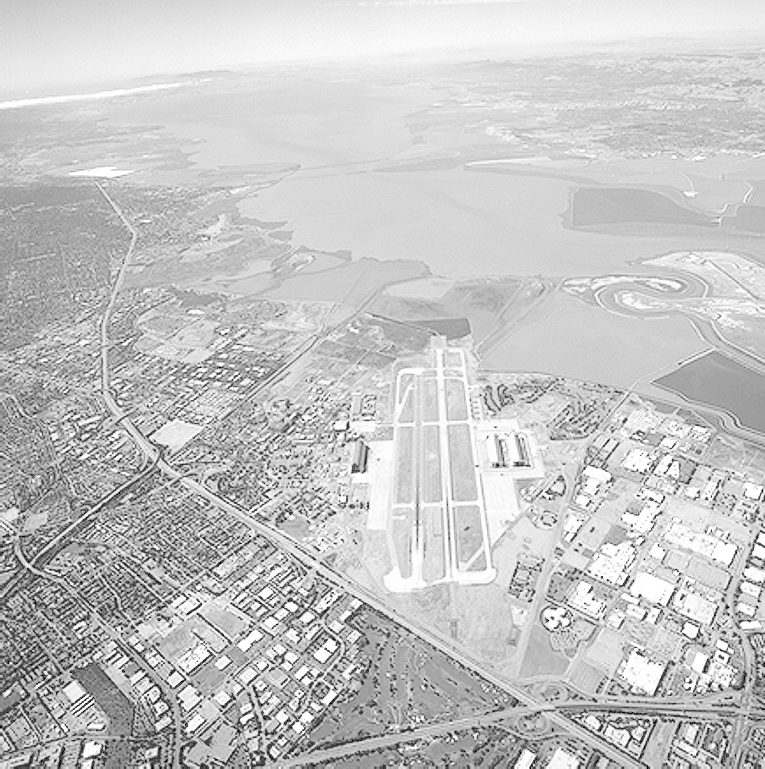
#> input picture IT5437---Computer-Vision/Q1/runway.png, 765 x 769 px, given in place of runway.jpg, which was not available
$ python Q5.py
#> lines starting #> are read from the running program, lines starting #| are printed output that depends on the picture; pictures that were not available may be replaced by others from this repository, and a replacement may not be noted
import cv2 as cv
import numpy as np
import matplotlib.pyplot as plt
from mpl_toolkits.mplot3d import Axes3D   # noqa: F401 (needed for 3D projection)


# Helper: build a normalized 2-D Gaussian kernel of any size

def gaussian_kernel(size: int, sigma: float) -> np.ndarray:
    """
    Create a normalized (size x size) Gaussian kernel.
    'size' should be odd so there is a clear centre pixel.
    """
    half = size // 2
    # coordinate grid  e.g. for size=5: [-2,-1,0,1,2]
    ax = np.arange(-half, half + 1, dtype=np.float64)
    xx, yy = np.meshgrid(ax, ax)          # 2-D coordinate grids

    kernel = np.exp(-(xx**2 + yy**2) / (2 * sigma**2))
    kernel /= kernel.sum()                # normalize so values sum to 1
    return kernel


# Part (a) – 5×5 kernel for σ = 2

SIGMA = 2
k5 = gaussian_kernel(5, SIGMA)
print("5×5 Gaussian kernel (σ=2):")
np.set_printoptions(precision=4, suppress=True)
print(k5)
print(f"Sum of kernel = {k5.sum():.6f}  (should be 1.0)")


# Part (b) – Visualize 51×51 kernel as a 3-D surface

k51 = gaussian_kernel(51, SIGMA)

half51 = 25
ax_vals = np.arange(-half51, half51 + 1)
X, Y   = np.meshgrid(ax_vals, ax_vals)

fig3d = plt.figure(figsize=(8, 6))
ax3d  = fig3d.add_subplot(111, projection='3d')
ax3d.plot_surface(X, Y, k51, cmap='viridis', edgecolor='none', alpha=0.9)
ax3d.set_title(f'51×51 Gaussian Kernel  (σ={SIGMA})', fontsize=12)
ax3d.set_xlabel('x'); ax3d.set_ylabel('y'); ax3d.set_zlabel('Amplitude')
plt.tight_layout()
plt.savefig('q5_kernel_3d.png', dpi=150)
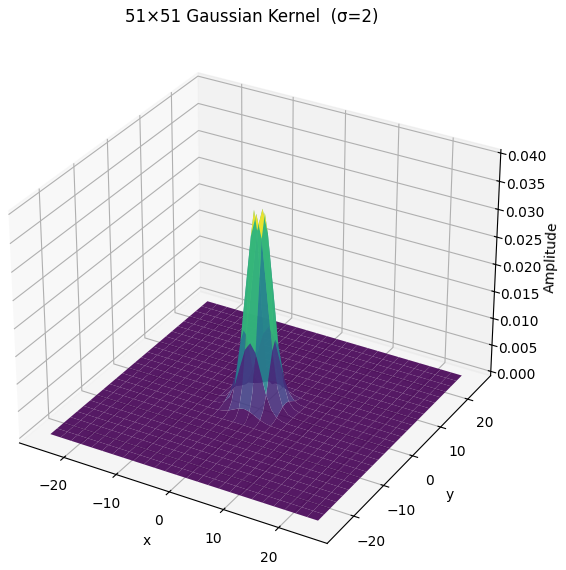
#> figure drawn by matplotlib, 1 panel
plt.show()


# Part (c) & (d) – Apply smoothing: manual kernel vs cv.GaussianBlur

img = cv.imread('runway.jpg', cv.IMREAD_GRAYSCALE)
#> img is the input picture: shape (769, 765); min 0, max 255, mean 197.1
assert img is not None, "Image not found."

# (c) Manual convolution using the 5×5 kernel we built
#     cv.filter2D applies a custom kernel — same as manual convolution
k5_f32 = k5.astype(np.float32)
manual_blur = cv.filter2D(img, -1, k5_f32)   # -1 = same depth as source
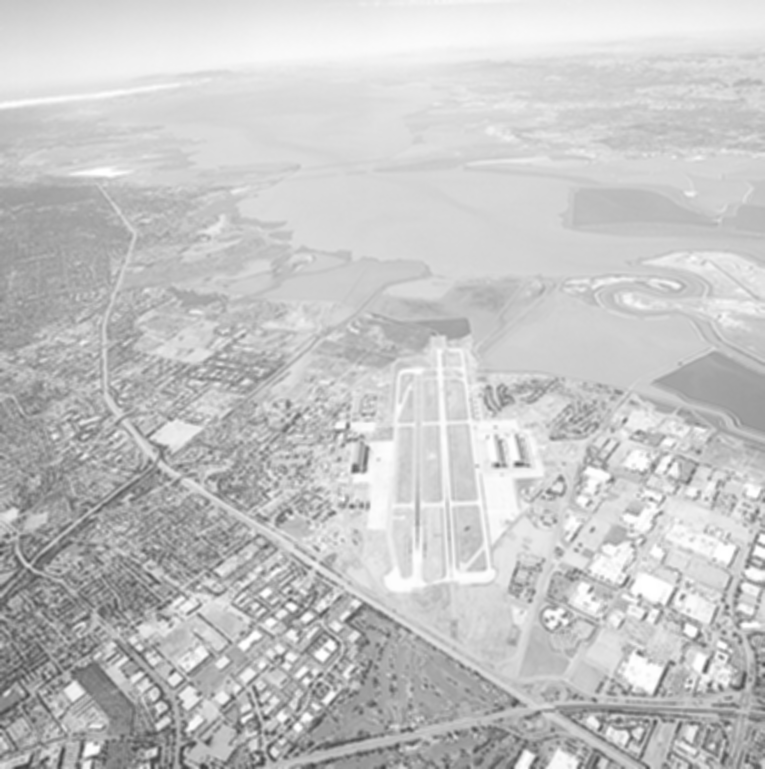
#> manual_blur: shape (769, 765); min 63, max 255, mean 197.1

# (d) OpenCV built-in GaussianBlur
#     ksize must be odd; sigmaX=sigmaY=SIGMA
cv_blur = cv.GaussianBlur(img, (5, 5), sigmaX=SIGMA, sigmaY=SIGMA)

# Difference between the two
diff = cv.absdiff(manual_blur, cv_blur)
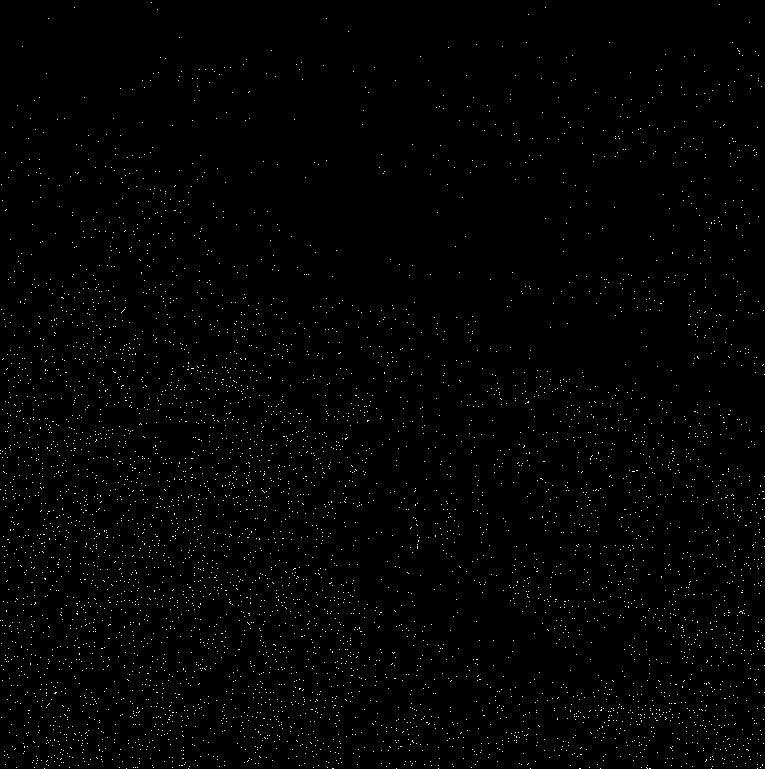
#> diff: shape (769, 765); values 0 (black) and 1 (white), 0.97% white in thin lines or dots

# Plot results
fig, axes = plt.subplots(1, 4, figsize=(18, 5))

for ax, im, title in zip(axes,
    [img, manual_blur, cv_blur, diff],
    ['Original',
     'Manual Gaussian (5×5, σ=2)',
     'cv.GaussianBlur (5×5, σ=2)',
     f'|Manual − OpenCV|\nmax diff = {diff.max()}']):
    ax.imshow(im, cmap='gray', vmin=0, vmax=255)
    ax.set_title(title, fontsize=10)
    ax.axis('off')
#> this loop made 4 passes
#> title on passes 1 to 3: 'Original', 'Manual Gaussian (5×5, σ=2)', 'cv.GaussianBlur (5×5, σ=2)'

plt.suptitle("Q5: Gaussian Smoothing", fontsize=13)
plt.tight_layout()
plt.savefig('q5_results.png', dpi=150)
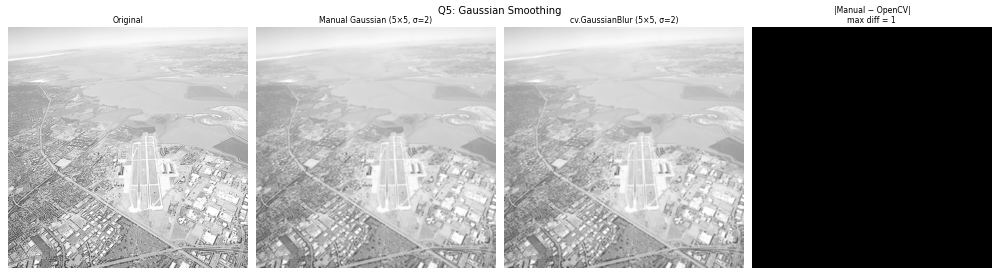
#> figure drawn by matplotlib, 4 panels
plt.show()

# Print kernel
print("\nKernel values for report (multiply by 1 to see weights):")
print(k5)
